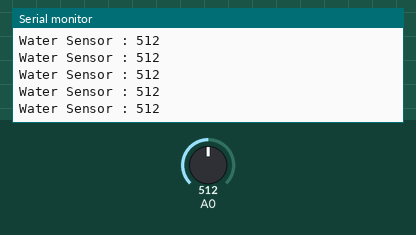
A sketch run on a simulated Arduino Uno, built with avr-gcc and run on an emulated ATmega328P. Parts: the last lines printed to the serial monitor. The inputs (shaded band) are chosen by the test bench; at power-on: A0 = 512.

Above: at 1.2 s.
1.3 s: A0 set to 716
At 1.31 s:
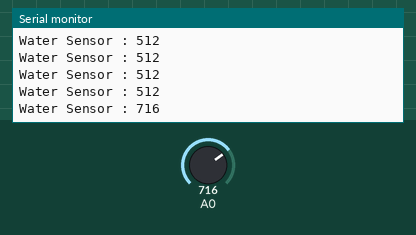
2.8 s: A0 set to 900
At 2.82 s:
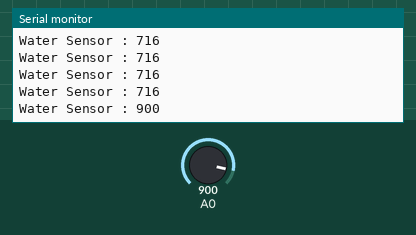
Timing chart, 0 to 5.8 s (numbered marks = the images above; inputs shaded):
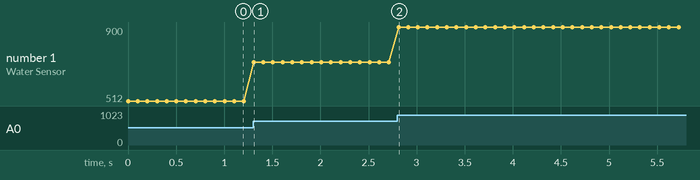

Measured:
- after the input at 1.3 s, the serial monitor: prints a new line at once (image 1)
- after the input at 2.8 s, the serial monitor: prints a new line at once (image 2)
- plotted number 1: 512 → 716 after the input at 1.3 s, 716 → 900 after the input at 2.8 s

The sketch:

sketch_dec28a.ino
```cpp
//water sence사용
void setup() {
  // put your setup code here, to run once:
  Serial.begin(9600);

}

void loop() {
  // put your main code here, to run repeatedly:
  int waterSensorVal = analogRead(A0);
  Serial.print("Water Sensor : ");
  Serial.println(waterSensorVal);
  delay(100);

}
```
